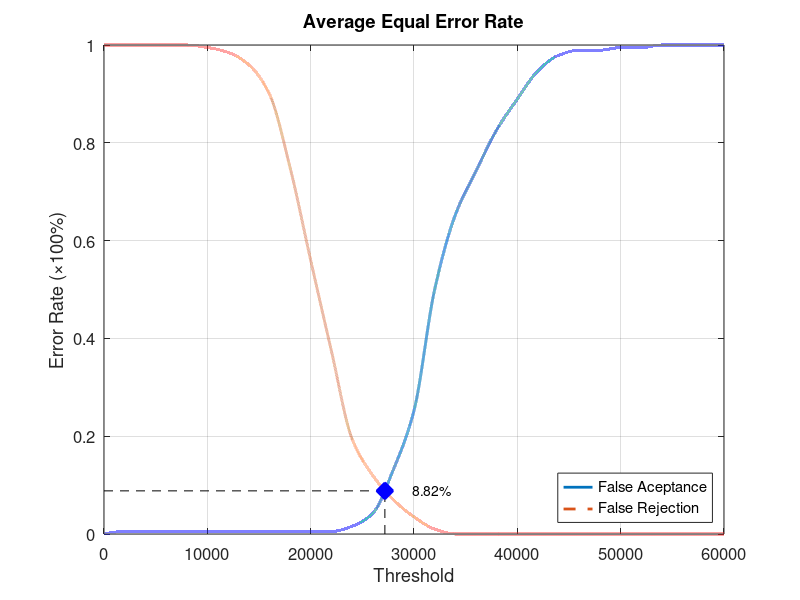
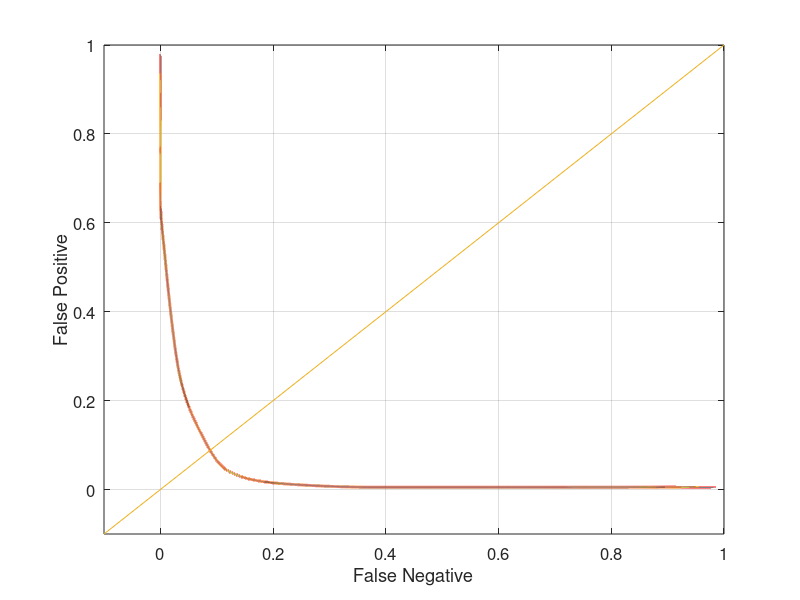

The MATLAB source for these figures, in order:
function yEER = Database5_4
close all;
clear;
clc;
x = 0:2000:60000;
xq = 0:0.5:60000;

y0 = [0 0.00526316 0.00526316 0.00526316 0.00526316 0.00526316 0.00526316 0.00526316 0.00526316 0.00526316 0.00526316 0.00526316 0.0157895 0.0421053 0.131579 0.252632 0.5 0.652632 0.742105 0.826316 0.889474 0.947368 0.978947 0.989474 0.989474 0.994737 0.994737 1 1 1 1];
yy0 = interp1(x, y0, xq, 'pchip');
y1 = [1 1 1 1 1 0.995 0.985 0.96 0.9 0.75 0.56 0.375 0.195 0.12 0.07 0.035 0.01 0 0 0 0 0 0 0 0 0 0 0 0 0 0];
yy1 = interp1(x, y1, xq, 'pchip');

% Calculating EER: 
y2 = abs(y0 - y1);
find(y2 == min(y2))
yy2 = abs(yy0 - yy1);
xEER = find(yy2 == min(yy2));
xEERIndex = xq(xEER) % X-axis EER
yEER = yy0(xEER) % Y-axis EER

main = figure
plot(xq, yy0,'-','LineWidth', 2);	hold on
plot(xq, yy1,'--','LineWidth', 2);	hold on
plot([xEERIndex xEERIndex], [0 yEER], 'k--');	hold on
plot([0 xEERIndex], [yEER yEER], 'k--');	hold on
plot(xEERIndex, yEER, 'bx', 'LineWidth', 10);	hold on
text(xEERIndex + 10 * xEERIndex / 100, yEER, [num2str(round((10000 * yEER)) / 100) '%'])
legend('False Aceptance', 'False Rejection', 'Location', 'SouthEast')
xlabel('Threshold')
ylabel('Error Rate (\times100%)')
title('Average Equal Error Rate')
set(gca, 'FontSize', 12)
axis([0 60000 0 1])
grid on

print(main, 'Database5_4Main', '-dpng');
FNRxFPR = figure('Color', [1 1 1]);
plot(yy1, yy0, '-', yy1, yy0, 'LineWidth', 2);
hold on
y = -0.1:0.1:1
plot(y, y); 
set(gca, 'FontSize', 12)
xlabel('False Negative')
ylabel('False Positive')
axis([-0.1 1 -0.1 1])
set(gca, 'FontSize', 12)
grid on

print(FNRxFPR, 'Database5_4FNRxFPR','-dpng');
end
